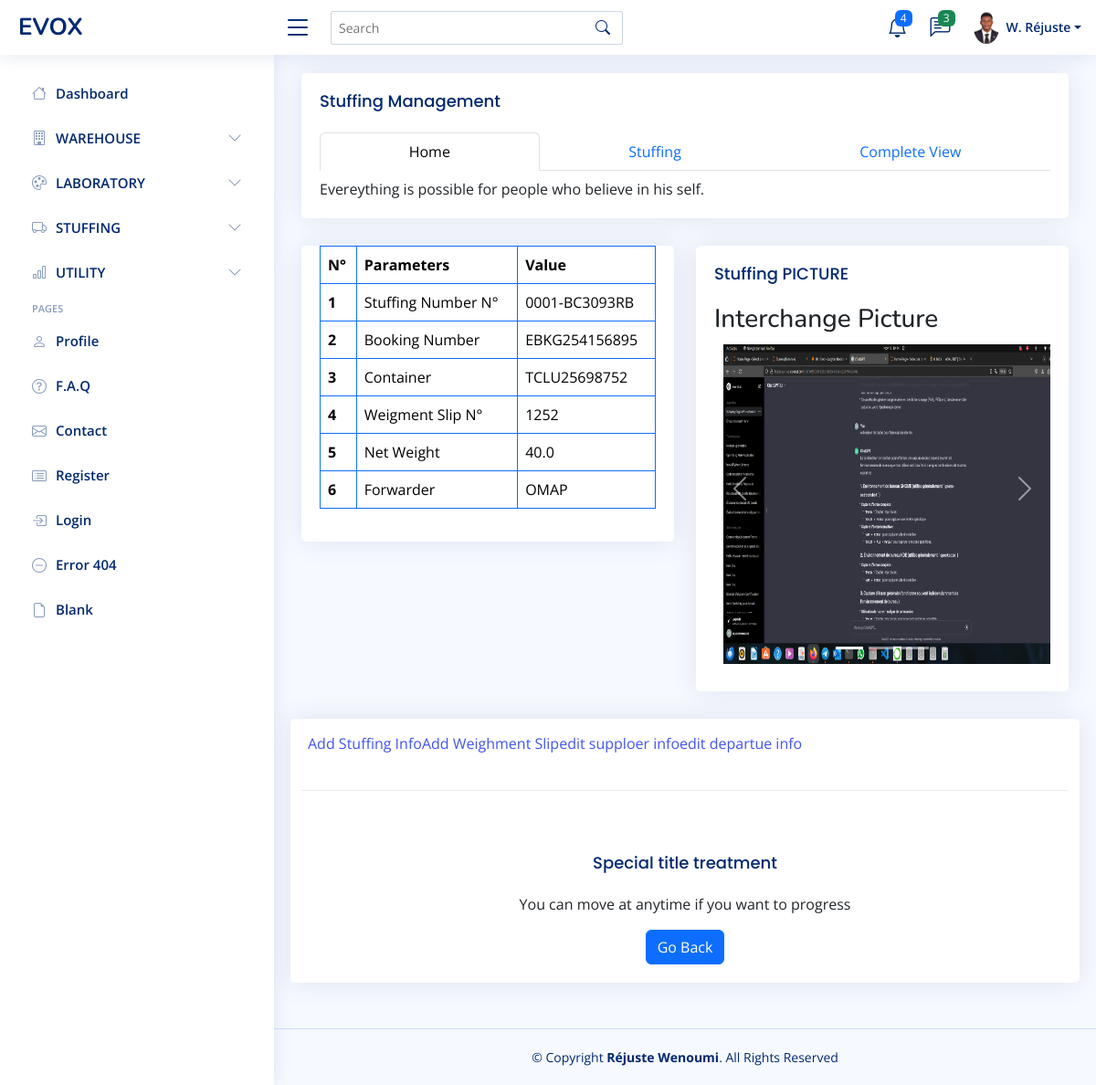
Page /stuffing/1 on the committed database.
### model.py (models this page shows)
class Stuffing(db.Model):
    __tablename__ = 'stuffing'
    id = db.Column(db.Integer, primary_key=True)
    stuffing_number = db.Column(db.String(10), unique=True, nullable=False)
    truck_number = db.Column(db.String(255), nullable=False)
    booking_number = db.Column(db.String(10))
    container = db.Column(db.String(25),unique=True)
    forwarder = db.Column(db.String(10))
    commodity = db.Column(db.String(255))
    variety = db.Column(db.String(255))
    arrival_timestamp = db.Column(db.DateTime, default=datetime.utcnow)
    arrival_image = db.Column(db.String(100))
    supplier_name = db.Column(db.String(255))
    wh_code = db.Column(db.String(255))
    bag_type = db.Column(db.String(255))
    bag_size = db.Column(db.Float)
    no_bags = db.Column(db.Integer)
    activity = db.Column(db.String(1000))
    loading_timestamp = db.Column(db.DateTime)
    controle = db.Column(db.String(1000))
    tc_status = db.Column(db.String(1000))
    seal_number = db.Column(db.String(10), unique=True)
    check_image = db.Column(db.String(100))
    seal_image = db.Column(db.String(100))
    lot_number = db.Column(db.String(255))
    departure_timestamp = db.Column(db.DateTime)
    weighment_slip_number = db.Column(db.String(20), unique=True)
    gross_weight = db.Column(db.Float)
    tare = db.Column(db.Float)
    net_weight = db.Column(db.Float)
    wb_image = db.Column(db.String(100))
    user_id = db.Column(db.Integer, db.ForeignKey('user.id'))
    user = db.relationship('User', backref='stuffings')

### main.py (the view)
@app.route('/stuffing/<int:id>')
def view_stuffing(id):
    stuffing = Stuffing.query.get(id)
    return render_template('stuffing/stuffing_details.html', stuffing = stuffing)

### templates/stuffing/stuffing_details.html (shortened to what this page needs)
{% extends "base.html" %}
{% block content %}
<main id="main" class="main">
  <section class="section">
    <div class="card">
      <div class="card-body">
        <h5 class="card-title">Stuffing Management</h5>
        <ul class="nav nav-tabs d-flex" id="myTabjustified" role="tablist">
          <li class="nav-item flex-fill" role="presentation">
            <button class="nav-link w-100 active" id="home-tab" data-bs-toggle="tab" data-bs-target="#home-justified" type="button" role="tab" aria-controls="home" aria-selected="true">Home</button>
          </li>
          <li class="nav-item flex-fill" role="presentation">
            <button class="nav-link w-100" id="profile-tab" data-bs-toggle="tab" data-bs-target="#profile-justified" type="button" role="tab" aria-controls="profile" aria-selected="false">Stuffing</button>
          </li>
          <li class="nav-item flex-fill" role="presentation">
            <button class="nav-link w-100" id="contact-tab" data-bs-toggle="tab" data-bs-target="#contact-justified" type="button" role="tab" aria-controls="contact" aria-selected="false">Complete View</button>
          </li>
        </ul>
        <div class="tab-content pt-2" id="myTabjustifiedContent">
          <div class="tab-pane fade show active" id="home-justified" role="tabpanel" aria-labelledby="home-tab">
              Evereything is possible for people who believe in his self.
          </div>
        </div>
      </div>
    </div>
      <div class="row">
        <div class="col-lg-6">
          <div class="card">
            <div class="card-body">
              <table class="table table-bordered border-primary">
                <thead>
                  <tr>
                    <th scope="col">N°</th>
                    <th scope="col">Parameters</th>
                    <th scope="col">Value</th>
                  </tr>
                </thead>
                <tbody>
                  <tr>
                    <th scope="row">1</th>
                    <td>Stuffing Number N°</td>
                    <td>{{ stuffing.stuffing_number }}</td>
                  </tr>
                  <tr>
                    <th scope="row">2</th>
                    <td>Booking Number</td>
                    <td>{{ stuffing.booking_number }}</td>
                  </tr>
                  <tr>
                  <th scope="row">3</th>
                  <td>Container</td>
                  <td>{{ stuffing.container }}</td>
                </tr>
                <tr>
                <th scope="row">4</th>
                <td>Weigment Slip N°</td>
                <td>{{ stuffing.weighment_slip_number }}</td>
              </tr>
              <tr>
                <th scope="row">5</th>
                <td>Net Weight</td>
                <td>{{ stuffing.net_weight }}</td>
              </tr>
              <tr>
              <th scope="row">6</th>
              <td>Forwarder</td>
              <td>{{ stuffing.forwarder }}</td>
            </tr>
                </tbody>
              </table>
            </div>
          </div>
        </div>
        <div class="col-lg-6">
          <div class="card">
            <div class="card-body">
              <h5 class="card-title">Stuffing PICTURE</h5>
              <div id="carouselExampleIndicators" class="carousel slide" data-bs-ride="carousel">
                <div class="carousel-indicators">
                  <button type="button" data-bs-target="#carouselExampleIndicators" data-bs-slide-to="0" class="active" aria-current="true" aria-label="Slide 1"></button>
                  <button type="button" data-bs-target="#carouselExampleIndicators" data-bs-slide-to="1" aria-label="Slide 2"></button>
                  <button type="button" data-bs-target="#carouselExampleIndicators" data-bs-slide-to="2" aria-label="Slide 3"></button>
                </div>
                <div class="carousel-inner">
                  <div class="carousel-item active">
                    <h3>Interchange Picture</h3>
                    <img src="{{ url_for('static', filename='images/stuffing/interchange/' ~ stuffing.stuffing_number ~ '_inter.jpg') }}" style="width: 300px; height: 350px; margin: 10px;" class="d-block w-100" alt="...">
                  </div>
                </div>
                <button class="carousel-control-prev" type="button" data-bs-target="#carouselExampleIndicators" data-bs-slide="prev">
                  <span class="carousel-control-prev-icon" aria-hidden="true"></span>
                </button>
                <button class="carousel-control-next" type="button" data-bs-target="#carouselExampleIndicators" data-bs-slide="next">
                  <span class="carousel-control-next-icon" aria-hidden="true"></span>
                </button>
              </div>
            </div>
          </div>
        </div>
        <div class="card text-center">
          <div class="card-header">
            <ul class="nav nav-pills card-header-pills">
              <li class="nav-item">
                <a href="{{ url_for('add_stuffing_info', id=stuffing.id) }}">Add Stuffing Info</a>
              </li>
              <br><br>
              <li class="nav-item">
                <a href="{{ url_for('add_weighment_info', id=stuffing.id) }}">Add Weighment Slip</a>
              </li>
              <br> <br>
              <li class="nav-item">
                <a href="{{ url_for('edit_supplier_info', id=stuffing.id) }}">edit supploer info</a>
              </li>  <br><br>
              <li class="nav-item">
                <a href="{{ url_for('edit_departure_info', id=stuffing.id) }}">edit departue info</a>
              </li>
            </ul>
          </div> <br><br>
          <div class="card-body">
            <h5 class="card-title">Special title treatment</h5>
            <p class="card-text">You can move at anytime if you want to progress </p>
            <a href="{{ url_for('stuffing_index') }}" class="btn btn-primary">Go Back</a>
          </div>
        </div>
      </div>
  </section>
</main><!--
{% endblock %}

### static/assets/css/style.css (style rules this page uses)
:root { scroll-behavior: smooth; }
body { font-family: "Open Sans", sans-serif; background: #f6f9ff; color: #444444; }
a { color: #4154f1; text-decoration: none; }
h1, h2, h3, h4, h5, h6 { font-family: "Nunito", sans-serif; }
#main { margin-top: 60px; padding: 20px 30px; transition: all 0.3s; }
.card { margin-bottom: 30px; border: none; border-radius: 5px; box-shadow: 0px 0 30px rgba(1, 41, 112, 0.1); }
.card-header, .card-footer { border-color: #ebeef4; background-color: #fff; color: #798eb3; padding: 15px; }
.card-title { padding: 20px 0 15px 0; font-size: 18px; font-weight: 500; color: #012970; font-family: "Poppins", sans-serif; }
.card-body { padding: 0 20px 20px 20px; }
@media (min-width: 1200px) { #main, #footer { margin-left: 300px; } }

### rows in the picture
Stuffing: stuffing_number "0001-BC3093RB", booking_number "EBKG254156895", container "TCLU25698752", weighment_slip_number "1252", net_weight "40.0", forwarder "OMAP", stuffing_number (picture)
